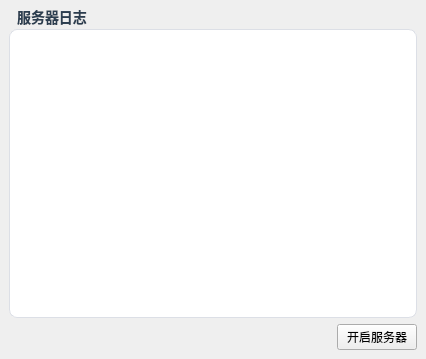
<?xml version="1.0" encoding="UTF-8"?>
<ui version="4.0">
 <class>MainWindow</class>
 <widget class="QMainWindow" name="MainWindow">
  <property name="geometry">
   <rect>
    <x>0</x>
    <y>0</y>
    <width>426</width>
    <height>359</height>
   </rect>
  </property>
  <property name="windowTitle">
   <string>服务器</string>
  </property>
  <widget class="QWidget" name="centralwidget">
   <layout class="QGridLayout" name="gridLayout">
    <item row="0" column="0">
     <widget class="QGroupBox" name="groupBox">
      <property name="styleSheet">
       <string notr="true">/* ======================
   全局基础样式
====================== */
QWidget {
    background-color: #f5f7fa;
    font-family: &quot;Microsoft YaHei&quot;;
    font-size: 14px;
    color: #333333;
}

/* ======================
   分组框（服务器日志）
====================== */
QGroupBox {
    background-color: #ffffff;
    border: 1px solid #dcdfe6;
    border-radius: 8px;
    margin-top: 20px;
    font-weight: bold;
}

QGroupBox::title {
    subcontrol-origin: margin;
    subcontrol-position: top left;
    padding: 0 6px;
    color: #2c3e50;
}

/* ======================
   日志输出区
====================== */
QPlainTextEdit {
    border: none;
    background-color: #ffffff;
    padding: 8px;
    font-family: Consolas, &quot;Courier New&quot;, monospace;
    font-size: 13px;
    color: #303133;
}

/* ======================
   启动 / 停止按钮
====================== */
QPushButton#startStopButton {
    height: 34px;
    min-width: 120px;
    border-radius: 6px;
    background-color: #67c23a;
    color: #ffffff;
    font-weight: bold;
    border: none;
}

QPushButton#startStopButton:hover {
    background-color: #85ce61;
}

QPushButton#startStopButton:pressed {
    background-color: #5daf34;
}

/* 停止状态（你在代码里 setProperty 或 setText 时切换） */
QPushButton#startStopButton[stopped=&quot;true&quot;] {
    background-color: #f56c6c;
}

QPushButton#startStopButton[stopped=&quot;true&quot;]:hover {
    background-color: #f78989;
}

/* ======================
   滚动条（日志用）
====================== */
QScrollBar:vertical {
    width: 8px;
    background: transparent;
}

QScrollBar::handle:vertical {
    background: #c0c4cc;
    border-radius: 4px;
}

QScrollBar::handle:vertical:hover {
    background: #909399;
}

QScrollBar::add-line,
QScrollBar::sub-line {
    height: 0px;
}
</string>
      </property>
      <property name="title">
       <string>服务器日志</string>
      </property>
      <layout class="QVBoxLayout" name="verticalLayout">
       <item>
        <widget class="QPlainTextEdit" name="logEditor"/>
       </item>
      </layout>
     </widget>
    </item>
    <item row="1" column="0">
     <layout class="QHBoxLayout" name="horizontalLayout">
      <item>
       <spacer name="horizontalSpacer">
        <property name="orientation">
         <enum>Qt::Orientation::Horizontal</enum>
        </property>
        <property name="sizeHint" stdset="0">
         <size>
          <width>40</width>
          <height>20</height>
         </size>
        </property>
       </spacer>
      </item>
      <item>
       <widget class="QPushButton" name="startStopButton">
        <property name="text">
         <string>开启服务器</string>
        </property>
       </widget>
      </item>
     </layout>
    </item>
   </layout>
  </widget>
 </widget>
 <resources/>
 <connections/>
</ui>
